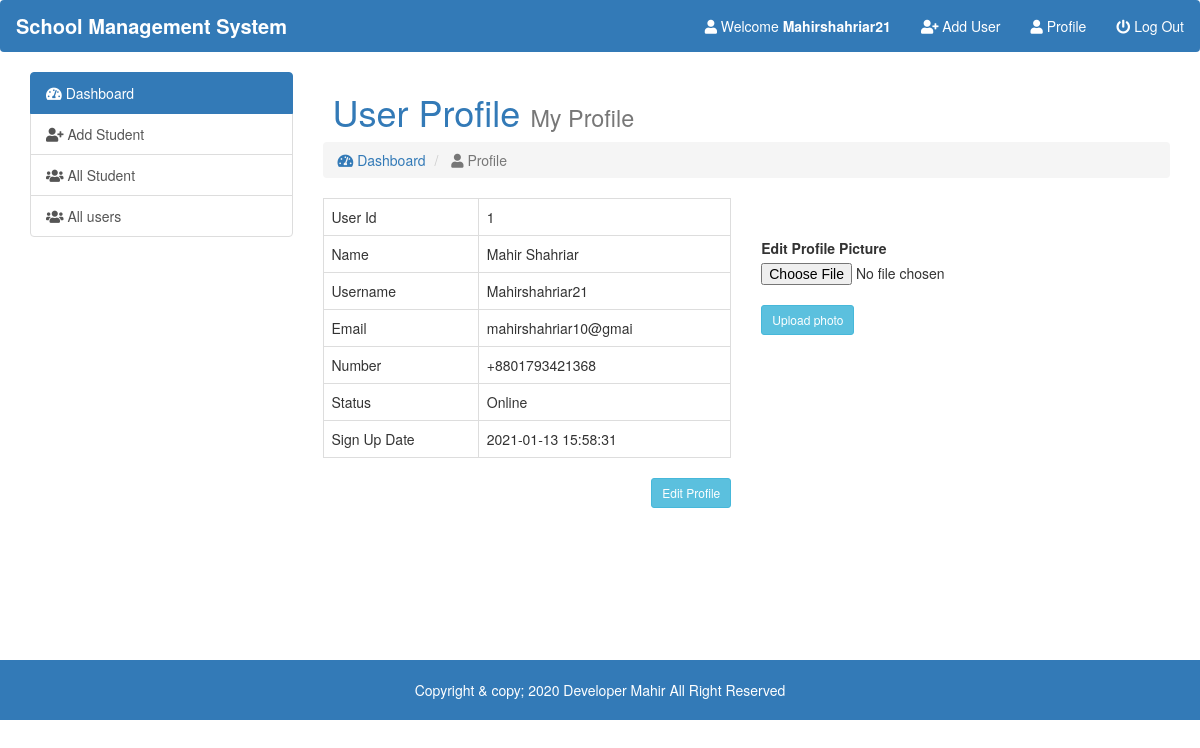
The page /admin/index.php?page=user_profile (signed in) on the database its author committed.
### tables this page shows
CREATE TABLE `users` (
  `id` int(5) NOT NULL,
  `name` varchar(25) NOT NULL,
  `email` varchar(20) NOT NULL,
  `number` varchar(15) NOT NULL,
  `username` varchar(20) NOT NULL,
  `password` varchar(50) NOT NULL,
  `photo` varchar(20) NOT NULL,
  `status` varchar(10) NOT NULL,
  `datetime` timestamp NOT NULL DEFAULT current_timestamp() ON UPDATE current_timestamp()
);

### admin/user_profile.php (the view, shortened to what this page needs)
<h1 class="text-primary">
	<i class="fas fa-pencil-square-o"></i> User Profile
	<small>My Profile</small>
</h1>
<ol class="breadcrumb">
    <li>
        <a href="index.php?page=dashboard"><i class="fas fa-tachometer-alt"></i> Dashboard</a>
    </li>
	<li class="active">
        <i class="fas fa-user"></i> Profile
	</li>
</ol>
<?php
    $session_username = $_SESSION['user_login'];
	$user_info = mysqli_query($dbcon, "SELECT * FROM `users` WHERE `username` = '$session_username'");
    $user_row = mysqli_fetch_assoc($user_info);
?>
<div class="row">
    <div class="col-sm-6">
        <table class="table table-bordered">
            <tr>
                <td>User Id</td>
                <td><?php echo $user_row['id'];?></td>
            </tr>
            <tr>
                <td>Name</td>
                <td><?php echo ucwords($user_row['name']);?></td>
            </tr>
            <tr>
                <td>Username</td>
                <td><?php echo ucwords($user_row['username']);?></td>
            </tr>
            <tr>
                <td>Email</td>
                <td><?php echo $user_row['email'];?></td>
            </tr><tr>
                <td>Number</td>
                <td><?php echo $user_row['number'];?></td>
            </tr>
            <tr>
                <td>Status</td>
                <td><?php echo ucwords($user_row['status']);?></td>
            </tr>
            <tr>
                <td>Sign Up Date</td>
                <td><?php echo $user_row['datetime']?></td>
            </tr>
        </table>
        <a href="index.php?page=edit_user&id=<?php echo $user_row['id'];?>" class="btn btn-sm btn-info pull-right">Edit Profile</a>
    </div>
    <div class="col-sm-6">
        <br><br>
        <form action="" method="POST" enctype="multipart/form-data">
            <label for="photo">Edit Profile Picture</label>
            <input type="file" name="photo" require="" id="photo"><br>
            <input type="submit" name="Upload_photo_for_user" value="Upload photo" class="btn btn-sm btn-info">
        </form>
    </div>
</div>

### rows shown on the page
users: id "1", name "Mahir Shahriar", username "Mahirshahriar21", email "mahirshahriar10@gmai", number "+8801793421368", status "Online", datetime "2021-01-13 15:58:31"

### other values the page prints
$admin_username "Mahirshahriar21"
